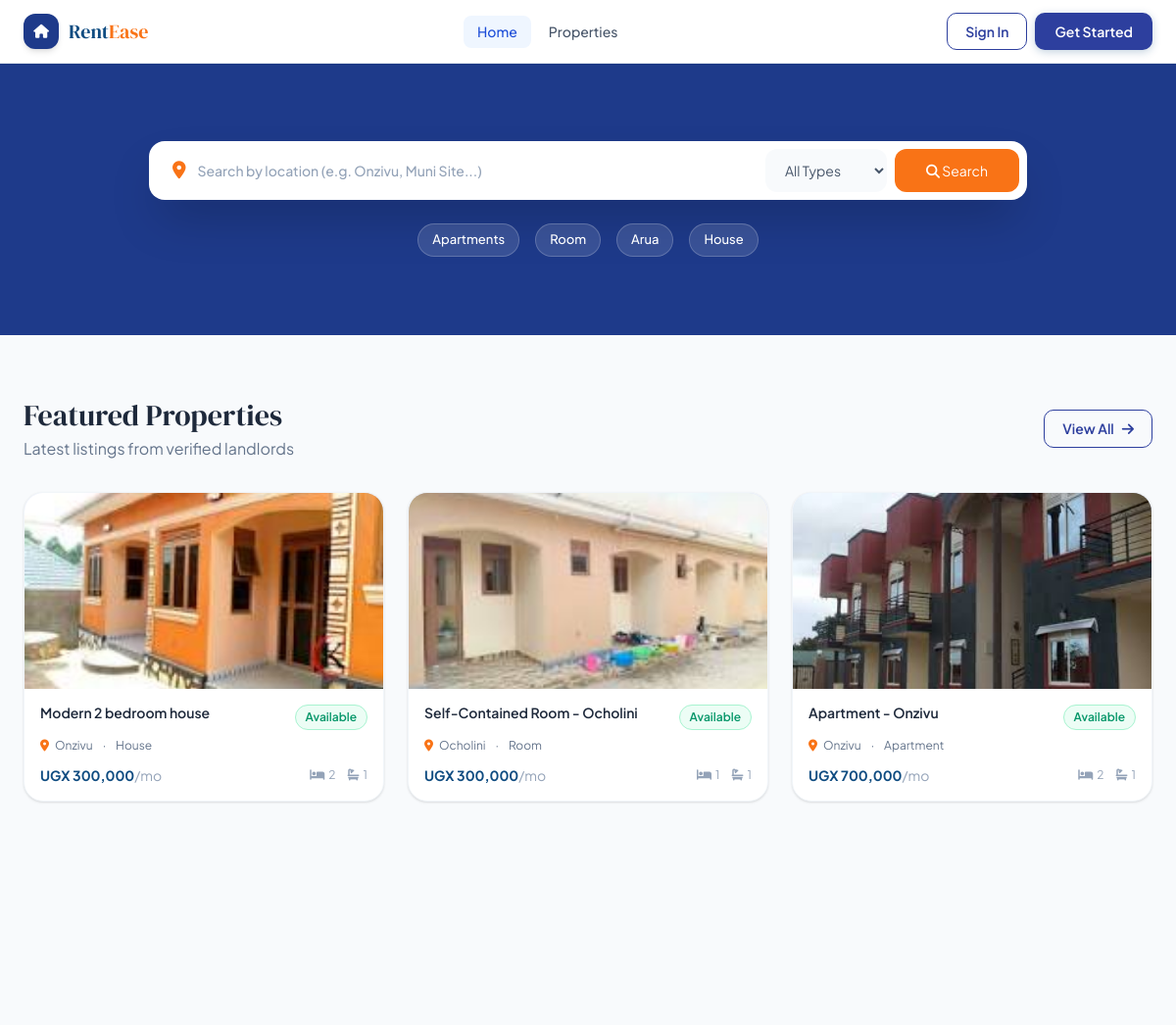
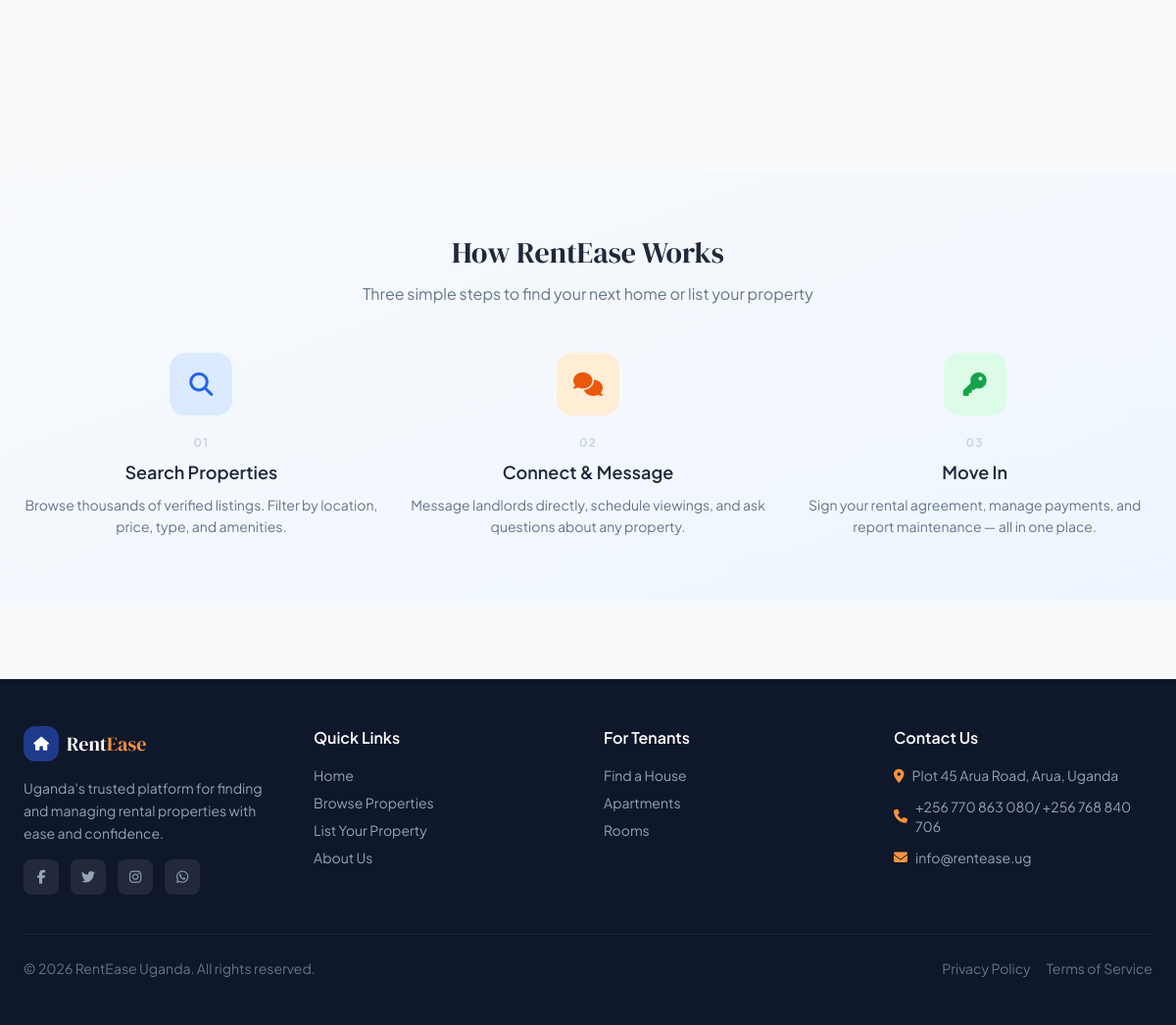
The page / on the database its author committed (2 pictures, top to bottom).
### tables this page shows
CREATE TABLE `properties` (
  `id` int(11) NOT NULL AUTO_INCREMENT,
  `owner_id` int(11) NOT NULL,
  `title` varchar(200) NOT NULL,
  `description` text DEFAULT NULL,
  `property_type` enum('room','apartment','hostel','house','studio') NOT NULL,
  `price` decimal(10,2) NOT NULL,
  `location` varchar(255) NOT NULL,
  `address` text DEFAULT NULL,
  `city` varchar(100) DEFAULT NULL,
  `latitude` decimal(10,8) DEFAULT NULL,
  `longitude` decimal(11,8) DEFAULT NULL,
  `num_rooms` int(11) DEFAULT 1,
  `num_bathrooms` int(11) DEFAULT 1,
  `amenities` text DEFAULT NULL,
  `status` enum('available','occupied','maintenance','inactive','booked') DEFAULT NULL,
  `views` int(11) DEFAULT 0,
  `created_at` timestamp NOT NULL DEFAULT current_timestamp(),
  `updated_at` timestamp NOT NULL DEFAULT current_timestamp() ON UPDATE current_timestamp(),
  PRIMARY KEY (`id`),
  KEY `owner_id` (`owner_id`),
  CONSTRAINT `properties_ibfk_1` FOREIGN KEY (`owner_id`) REFERENCES `users` (`id`) ON DELETE CASCADE
);

### includes/config.php (called while the page is built, shortened)
<?php
function sanitize(string $str): string {
    return htmlspecialchars(trim($str), ENT_QUOTES, 'UTF-8');
}
function formatPrice(float $amount): string {
    return 'UGX ' . number_format($amount, 0);
}

### index.php (the view, shortened to what this page needs)
<?php
require_once __DIR__ . '/includes/config.php';
$db = getDB();
$featured = $db->query("
    SELECT p.*, u.name AS owner_name,
           (SELECT image_path FROM property_images WHERE property_id = p.id AND is_primary = 1 LIMIT 1) AS image
    FROM properties p JOIN users u ON u.id = p.owner_id
    WHERE p.status = 'available'
    ORDER BY p.created_at DESC LIMIT 6
")->fetchAll();
include 'includes/header.php';
?>
<section class="bg-blue-900 py-20 px-0">
    <div class="max-w-7xl max-auto px-4">
            <form action="<?= APP_URL ?>/pages/search.php" method="GET" class="bg-white rounded-2xl p-2 flex flex-col sm:flex-row gap-2 shadow-2xl max-w-4xl mx-auto">
                <div class="flex-1 flex items-center gap-3 px-4 py-2">
                    <i class="fas fa-map-marker-alt text-orange-500 text-lg"></i>
                    <input type="text" name="location" placeholder="Search by location (e.g. Onzivu, Muni Site...)"
                           class="flex-1 outline-none text-slate-800 text-sm font-medium placeholder:text-slate-400 bg-transparent">
                </div>
                <select name="type" class="px-4 py-3 text-sm text-slate-600 bg-slate-50 rounded-xl outline-none border-0 cursor-pointer">
                    <option value="">All Types</option>
                </select>
                <button type="submit" class="bg-orange-500 hover:bg-orange-600 text-white rounded-xl px-8 py-3 text-sm whitespace-nowrap">
                    <i class="fas fa-search"></i> Search
                </button>
            </form>
            <div class="flex flex-wrap justify-center gap-4 mt-6">
                <a href="<?= APP_URL ?>/pages/search.php?type=apartment" class="quick-tag"> Apartments</a>
                <a href="<?= APP_URL ?>/pages/search.php?type=room" class="quick-tag"> Room</a>
                <a href="<?= APP_URL ?>/pages/search.php?location=Arua" class="quick-tag"> Arua</a>
                <a href="<?= APP_URL ?>/pages/search.php?type=house" class="quick-tag"> House</a>
            </div>
        </div>
</section>
<section class="max-w-7xl mx-auto px-4 sm:px-6 py-16">
    <div class="flex items-center justify-between mb-8">
        <div>
            <h2 class="font-display text-3xl text-slate-800">Featured Properties</h2>
            <p class="text-slate-500 mt-1">Latest listings from verified landlords</p>
        </div>
        <a href="<?= APP_URL ?>/pages/search.php" class="btn-outline hidden sm:flex">
            View All <i class="fas fa-arrow-right"></i>
        </a>
    </div>
    <?php if (empty($featured)): ?>
    <div class="text-center py-16 text-slate-400">
        <i class="fas fa-home text-5xl mb-4 opacity-30"></i>
        <p>No properties listed yet. Be the first to list!</p>
    </div>
    <?php else: ?>
    <div class="grid grid-cols-1 sm:grid-cols-2 lg:grid-cols-3 gap-6">
        <?php foreach ($featured as $p): ?>
        <a href="<?= APP_URL ?>/pages/property.php?id=<?= $p['id'] ?>" class="property-card group">
            <?php if ($p['image']): ?>
                <img src="<?= APP_URL ?>/<?= sanitize($p['image']) ?>" alt="<?= sanitize($p['title']) ?>" class="property-card-img group-hover:scale-105 transition-transform duration-500">
            <?php else: ?>
                <div class="property-card-img-placeholder">
                    <i class="fas fa-home"></i>
                </div>
            <?php endif; ?>
            <div class="p-4">
                <div class="flex items-start justify-between gap-2 mb-2">
                    <h3 class="font-semibold text-slate-800 text-sm leading-tight line-clamp-2 flex-1"><?= sanitize($p['title']) ?></h3>
                    <span class="status-badge status-<?= $p['status'] ?> shrink-0 text-xs">
                        <?= ucfirst($p['status']) ?>
                    </span>
                </div>
                <div class="flex items-center gap-1.5 text-slate-500 text-xs mb-3">
                    <i class="fas fa-map-marker-alt text-accent-500"></i>
                    <span><?= sanitize($p['location']) ?></span>
                    <span class="mx-1">·</span>
                    <span class="capitalize"><?= $p['property_type'] ?></span>
                </div>
                <div class="flex items-center justify-between">
                    <div class="text-primary-800 font-bold text-sm"><?= formatPrice($p['price']) ?><span class="text-slate-400 font-normal">/mo</span></div>
                    <div class="flex items-center gap-3 text-xs text-slate-400">
                        <span><i class="fas fa-bed mr-1"></i><?= $p['num_rooms'] ?></span>
                        <span><i class="fas fa-bath mr-1"></i><?= $p['num_bathrooms'] ?></span>
                    </div>
                </div>
            </div>
        </a>
        <?php endforeach; ?>
    </div>
    <?php endif; ?>
</section>
<section class="bg-gradient-to-br from-slate-50 to-blue-50 py-16">
    <div class="max-w-7xl mx-auto px-4 sm:px-6">
        <div class="text-center mb-12">
            <h2 class="font-display text-3xl text-slate-800 mb-3">How RentEase Works</h2>
            <p class="text-slate-500 max-w-xl mx-auto">Three simple steps to find your next home or list your property</p>
        </div>
        <div class="grid grid-cols-1 md:grid-cols-3 gap-8">
            <?php
            $steps = [
                ['icon' => 'fas fa-search', 'color' => 'bg-blue-100 text-blue-600', 'num' => '01', 'title' => 'Search Properties', 'desc' => 'Browse thousands of verified listings. Filter by location, price, type, and amenities.'],
                ['icon' => 'fas fa-comments', 'color' => 'bg-orange-100 text-orange-600', 'num' => '02', 'title' => 'Connect & Message', 'desc' => 'Message landlords directly, schedule viewings, and ask questions about any property.'],
                ['icon' => 'fas fa-key', 'color' => 'bg-green-100 text-green-600', 'num' => '03', 'title' => 'Move In', 'desc' => 'Sign your rental agreement, manage payments, and report maintenance — all in one place.'],
            ];
            foreach ($steps as $s): ?>
            <div class="text-center">
                <div class="inline-flex w-16 h-16 <?= $s['color'] ?> rounded-2xl items-center justify-center mb-5 text-2xl">
                    <i class="<?= $s['icon'] ?>"></i>
                </div>
                <div class="text-xs font-bold text-slate-300 mb-2 tracking-widest"><?= $s['num'] ?></div>
                <h3 class="font-semibold text-lg text-slate-800 mb-2"><?= $s['title'] ?></h3>
                <p class="text-slate-500 text-sm leading-relaxed"><?= $s['desc'] ?></p>
            </div>
            <?php endforeach; ?>
        </div>
    </div>
</section>
<?php include 'includes/footer.php'; ?>

### rows shown on the page
properties: shows a picture, title "Modern 2 bedroom house", status "Available", location "Onzivu", property_type "House", price "UGX 300,000", num_rooms "2", num_bathrooms "1"
properties: shows a picture, title "Self-Contained Room - Ocholini", status "Available", location "Ocholini", property_type "Room", price "UGX 300,000", num_rooms "1", num_bathrooms "1"
properties: shows a picture, title "Apartment - Onzivu", status "Available", location "Onzivu", property_type "Apartment", price "UGX 700,000", num_rooms "2", num_bathrooms "1"

### other values the page prints
$s['num'] "01"
$s['title'] "Search Properties"
$s['desc'] "Browse thousands of verified listings. Filter by location, price, type, and amenities."
$s['num'] "02"
$s['title'] "Connect & Message"
$s['desc'] "Message landlords directly, schedule viewings, and ask questions about any property."
$s['num'] "03"
$s['title'] "Move In"
$s['desc'] "Sign your rental agreement, manage payments, and report maintenance — all in one place."
